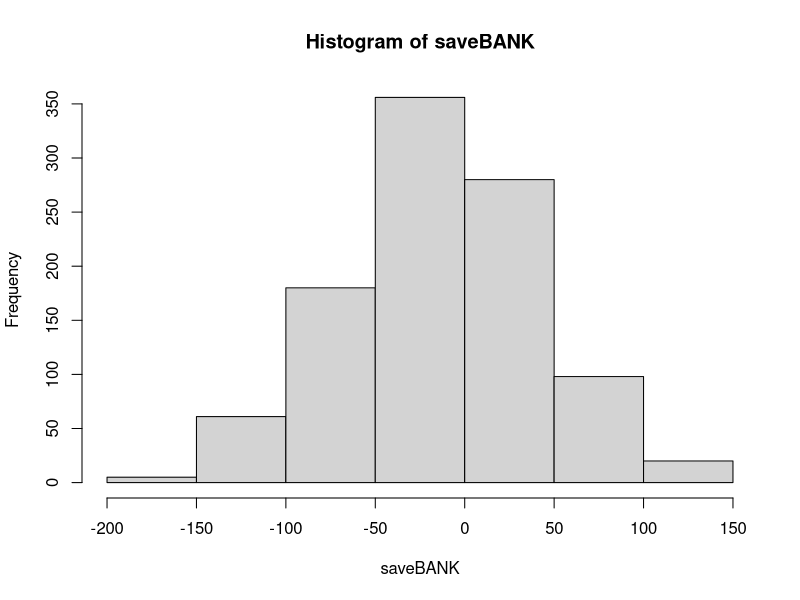
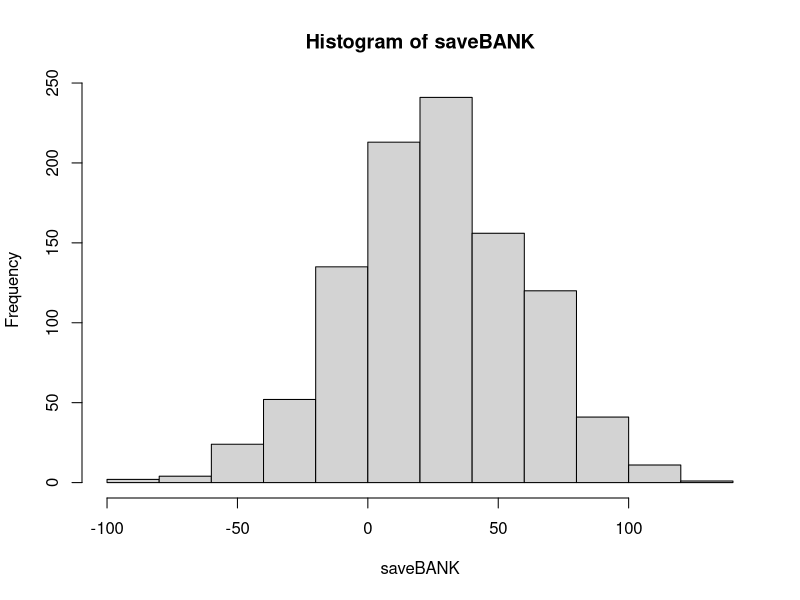
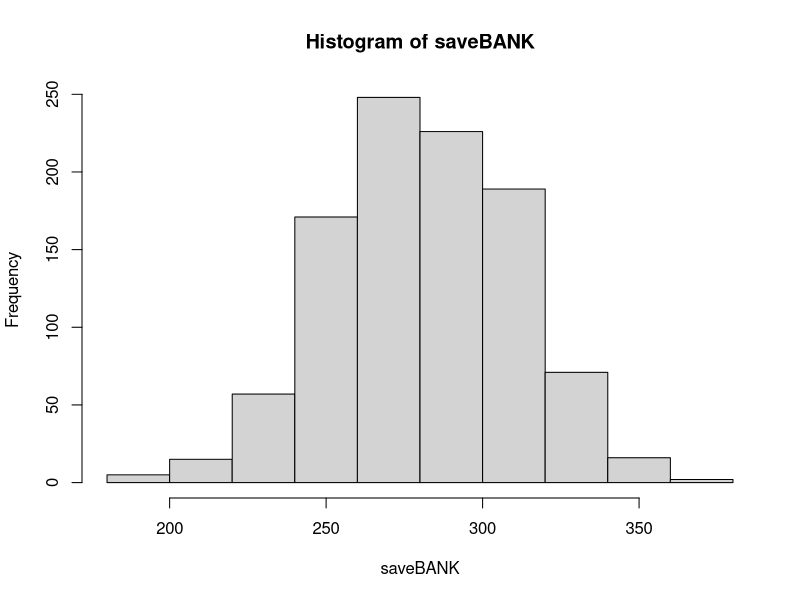

Generate these figures, in order, with R:
## ---- chunk 1
knitr::opts_chunk$set(echo = TRUE)
require(tidyverse)
require(tidyverse)
require(knitr)
## ---- chunk 2
daysY=1:365
saveBANK=vector("numeric")
for(j in 1:1000){
bank=0
for(i in 1:637) {
  class=sample(daysY,size=35,replace=TRUE)
  n=length(unique(class))
  if (n==35)bank=bank-4.50
  else bank=bank+1
}
saveBANK[j]=bank
}
## ---- chunk 3
hist(saveBANK)
print(mean(saveBANK))
## ---- chunk 4
daysY=1:365
saveBANK=vector("numeric")
for(j in 1:1000){
bank=0
for(i in 1:637) {
  class=sample(daysY,size=29,replace=TRUE)
  n=length(unique(class))
  if (n==29)bank=bank-2
  else bank=bank+1
}
saveBANK[j]=bank
}
## ---- chunk 5
hist(saveBANK)
print(mean(saveBANK))
## ---- chunk 6
daysY=1:365
saveBANK=vector("numeric")
for(j in 1:1000){
bank=0
for(i in 1:637) {
  class=sample(daysY,size=35,replace=TRUE)
  n=length(unique(class))
  if (n==35)bank=bank-2
  else bank=bank+1
}
saveBANK[j]=bank
}
## ---- chunk 7
hist(saveBANK)
print(mean(saveBANK))
